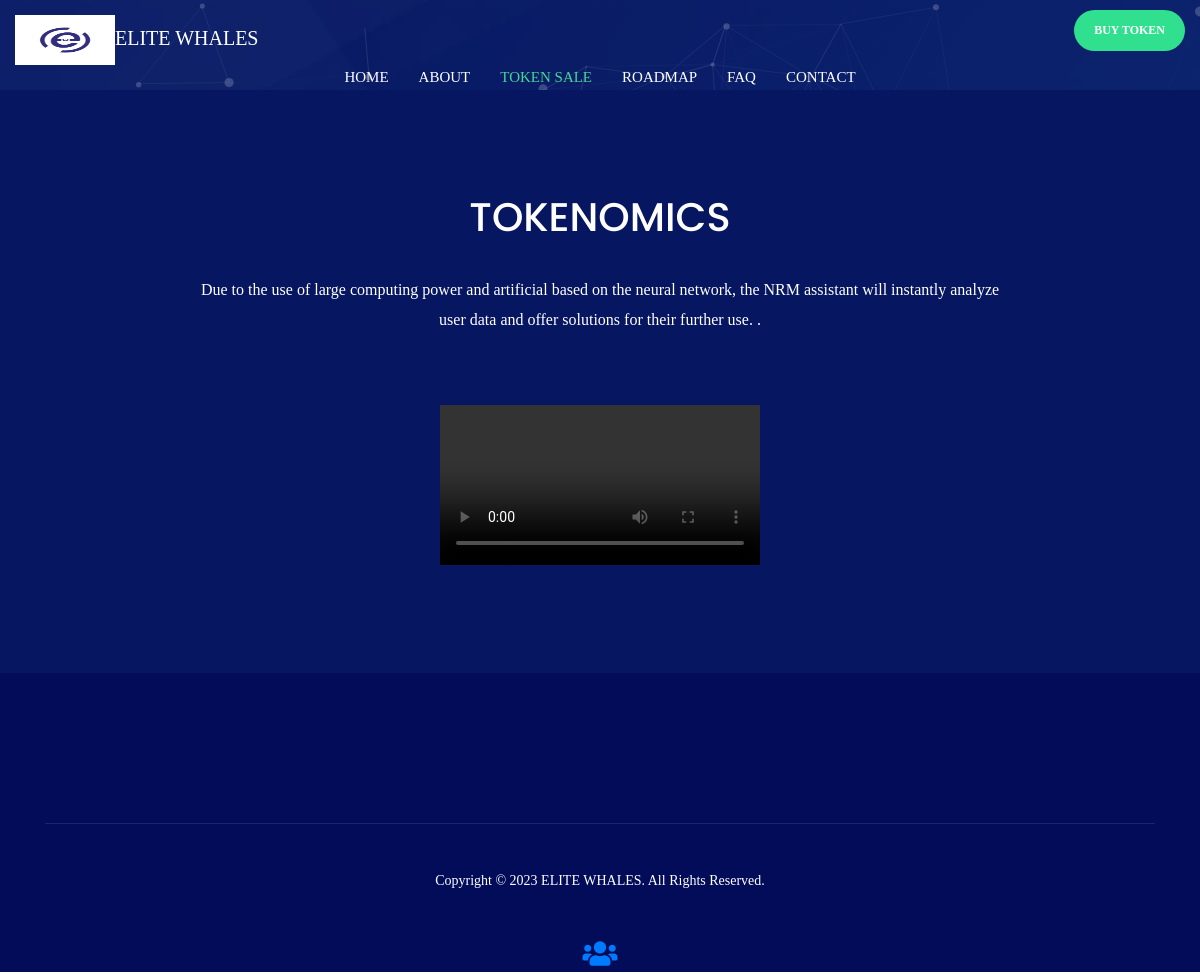
Screenshot of /TOKEN_SALES/ with the database file from the repository.
### ews_app/models.py (models this page shows, shortened)
class TK(models.Model):
    title = models.CharField(max_length=35)
    speech = models.TextField()
    class Meta:
        verbose_name_plural = 'TOKENIZE'

### ews_app/views.py (the view)
# urls.py: path('TOKEN_SALES/', views.token, name='ts'),
def token(request):
    tk = TK.objects.all()
    context = {
        'nav': 'ts',
        'tk': tk,
    }
    return render(request, 'ews_app/ts.html', context)

### ews_app/templates/ews_app/ts.html
{% extends 'base.html' %}
{% load static %}
{% block content %}
<section id="token_funds" class="token_funds" >
    <div class="container">
        <div class="row">
            <div class="col-sm-12">
                <div class="sub-title">
                    {% for t in tk %}
                        <h2 class="wow fadeInUp" data-wow-duration="2s" data-wow-delay=".2s">{{t.title}}</h2>
                        <p class="wow fadeInUp" data-wow-duration="2s" data-wow-delay=".3s">{{t.speech}}.</p>
                    {% endfor %}
                </div>
            </div>
        </div>
        <div class="row">
            <div class="col-sm-12 ">
                <div class="token_distribution_wrapper wow fadeInUp" data-wow-duration="2s" data-wow-delay=".3s">
                        <video controls autoplay src="../static/1.mp4"  width="320" ></video>
                </div>
            </div>
        </div>
    </div>
</section>
{% endblock content %}

### rows the page displays
TK: title "TOKENOMICS", speech "Due to the use of large computing power and artificial based on the neural network, the NRM assistant will instantly analyze user data and offer solutions for their further use."
